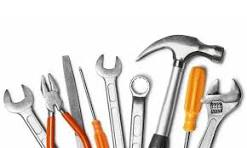
#> input picture testImages/Sem título.jpeg, 247 x 148 px; its folder holds only this picture in this run
$ python -i preProcessingImages.py   (imports and definitions only)   (older library calls are emulated)
#> lines starting #> are read from the running program, lines starting #| are printed output that depends on the picture
#> further down, picture is the input picture: shape (148, 247, 3); mean B, G, R 217.6, 221.8, 226.6
import cv2
import numpy as np
import os
from albumentations import (
    Compose, RandomBrightnessContrast, HorizontalFlip, VerticalFlip,
    Rotate, ShiftScaleRotate, Blur, ToFloat
)

"""
PIPELINE DE PRÉ-PROCESSAMENTO DE IMAGENS
Baseado nos conceitos de Visão Computacional e Processamento de Imagens.

Referências das Aulas:
- Aula 02: Processamento de Imagens e Visão Computacional
- Aula 03: Manipulação Matricial (RGB, escala de cinza)
- Aula 04: Transformações Geométricas, Histogramas, Equalização
- Aula 05: Suavização de Imagens (Blurring)
- Aula 06: Detecção de Bordas, Binarização
- Aula 07: Operações Morfológicas
- Aula 08: Segmentação de Imagens
"""

def preprocess_image(image, target_size=(640, 640), enhance_contrast=True,
                     denoise=True, normalize=True, blur_method='gaussian',
                     apply_morphology=False, detect_edges=False, edge_method='canny',
                     apply_segmentation=False, segmentation_method='threshold'):
    """
    Função UNIFICADA de pré-processamento de imagens para detecção de objetos.

    Aplica técnicas de processamento de imagens (fundamentais e avançadas):
    1. Aquisição (imagem de entrada)
    2. Pré-processamento (redimensionamento, equalização, suavização)
    3. Representação (normalização dos valores de pixels)
    4. Técnicas avançadas opcionais (morfologia, detecção de bordas, segmentação)

    Args:
        image (numpy.ndarray): Imagem BGR (OpenCV format)
        target_size (tuple): Tamanho alvo (largura, altura). Default: (640, 640)
        enhance_contrast (bool): Aplicar equalização de histograma (CLAHE). Default: True
        denoise (bool): Aplicar redução de ruído. Default: True
        normalize (bool): Normalizar valores de pixels [0-255]. Default: True
        blur_method (str): Método de suavização ('gaussian', 'median', 'bilateral', 'average'). Default: 'gaussian'
        apply_morphology (bool): Aplicar operações morfológicas. Default: False
        detect_edges (bool): Aplicar detecção de bordas. Default: False
        edge_method (str): Método de detecção ('canny', 'sobel', 'laplacian'). Default: 'canny'
        apply_segmentation (bool): Aplicar técnicas de segmentação. Default: False
        segmentation_method (str): Método de segmentação ('threshold', 'otsu', 'adaptive'). Default: 'threshold'

    Returns:
        numpy.ndarray: Imagem pré-processada

    Técnicas Fundamentais:
        - Redimensionamento (Aula 04 - Transformações Geométricas)
        - CLAHE - Equalização Adaptativa de Histograma
        - Suavização/Blurring (Aula 05 - Técnicas de Pré-Processamento)
        - Normalização (Aula 02 - Representação Digital)
        - Operações Morfológicas (Aula 07)
        - Detecção de Bordas (Aula 06)
        - Segmentação de Imagens (Aula 08)
    """
#> called with target_size = (640, 640), enhance_contrast = True, denoise = True, normalize = True, blur_method = 'gaussian', apply_morphology = False, detect_edges = False, edge_method = 'canny'

    # ETAPA 1: REDIMENSIONAMENTO (Aula 04 - Transformações Geométricas)


    # Facilita o processamento e padroniza entradas para o modelo
    image_resized = cv2.resize(image, target_size, interpolation=cv2.INTER_LINEAR)
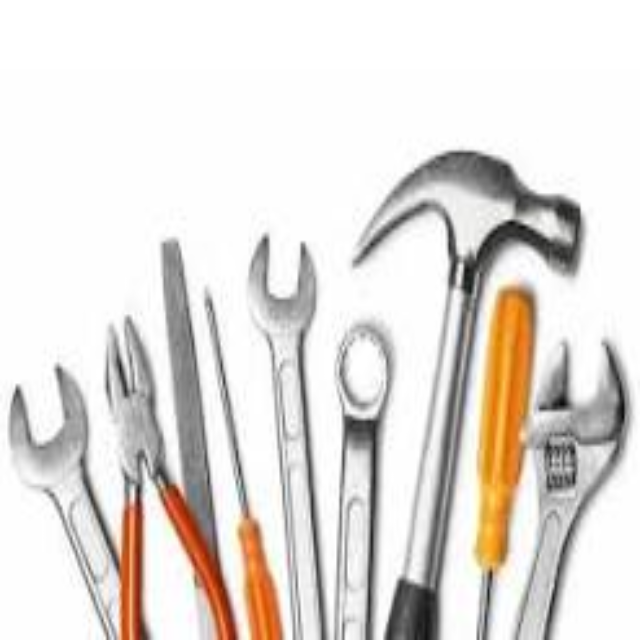
#> image_resized: shape (640, 640, 3); mean B, G, R 217.5, 221.7, 226.5

    # ===================================================================
    # ETAPA 2: EQUALIZAÇÃO DE HISTOGRAMA (Aula 04 - Histogramas)
    # ===================================================================
    if enhance_contrast:
        # CLAHE (Contrast Limited Adaptive Histogram Equalization)
        # Melhora o contraste local da imagem mantendo detalhes
        # Trabalha no espaço de cor LAB (Luminância, a, b)

        # Converter BGR para LAB
        lab = cv2.cvtColor(image_resized, cv2.COLOR_BGR2LAB)
#> lab: shape (640, 640, 3); mean of channels 0, 1, 2 225.3, 129.5, 130.9

        # Separar canais (Aula 03 - Manipulação Matricial)
        l, a, b = cv2.split(lab)
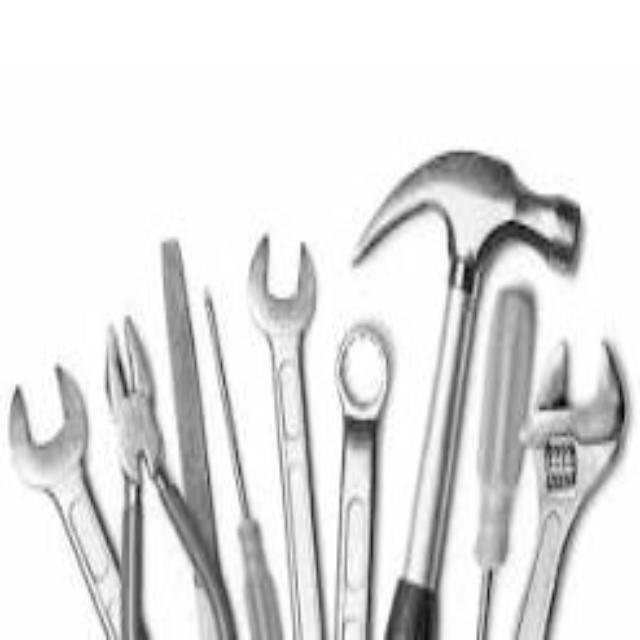
#> l: shape (640, 640); min 7, max 255, mean 225.3
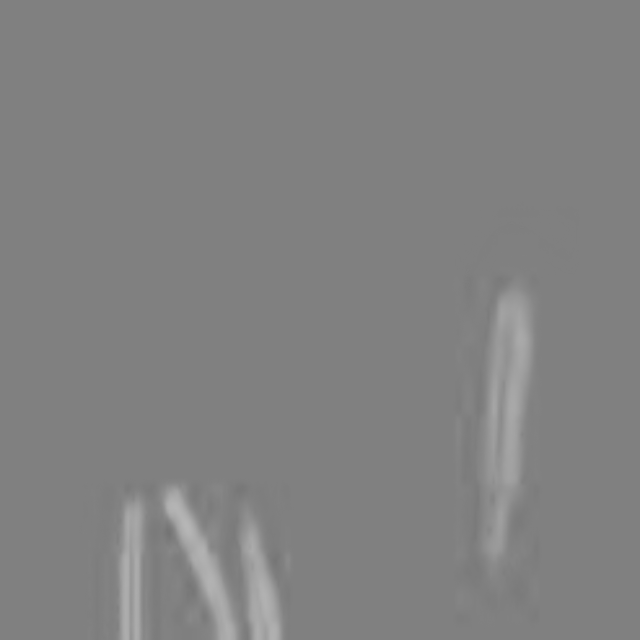
#> a: shape (640, 640); min 116, max 182, mean 129.5
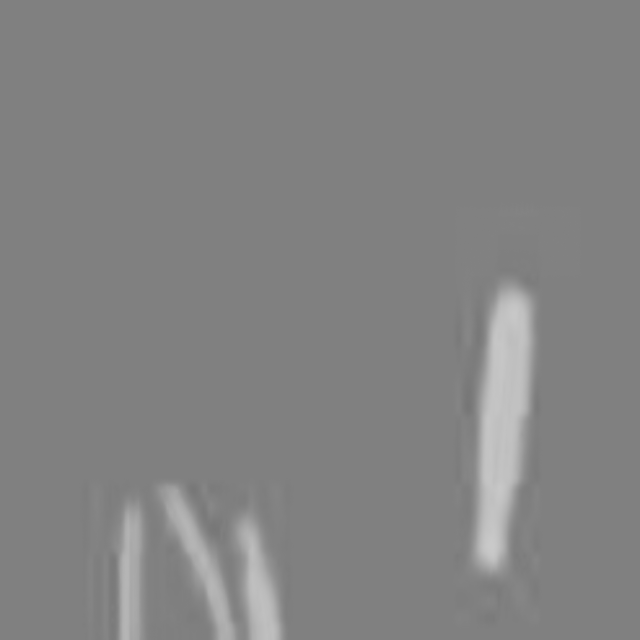
#> b: shape (640, 640); min 118, max 201, mean 130.9

        # Aplicar CLAHE no canal L (luminância)
        # clipLimit: limita o contraste para evitar amplificação de ruído
        # tileGridSize: tamanho da grade para equalização local
        clahe = cv2.createCLAHE(clipLimit=2.0, tileGridSize=(8, 8))
        l_eq = clahe.apply(l)
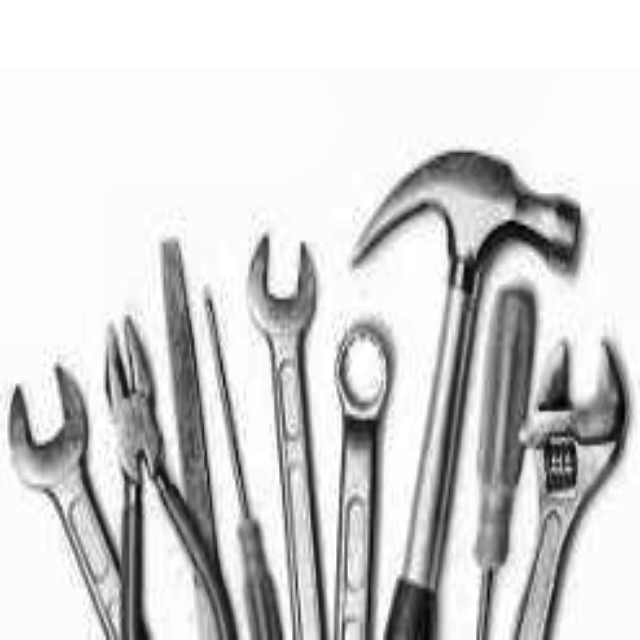
#> l_eq: shape (640, 640); min 2, max 255, mean 210.4

        # Juntar canais de volta (Aula 03 - cv2.merge)
        lab_eq = cv2.merge((l_eq, a, b))
#> lab_eq: shape (640, 640, 3); mean of channels 0, 1, 2 210.4, 129.5, 130.9

        # Converter de volta para BGR
        image_enhanced = cv2.cvtColor(lab_eq, cv2.COLOR_LAB2BGR)
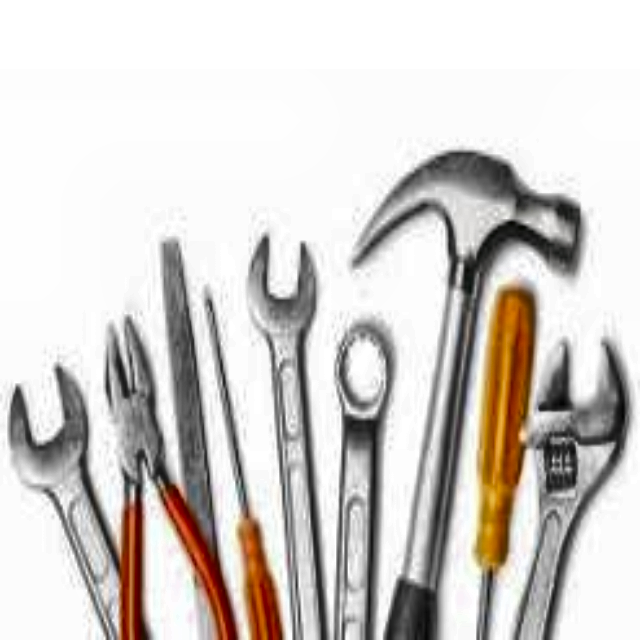
#> image_enhanced: shape (640, 640, 3); mean B, G, R 203.2, 206.7, 211
    else:
        image_enhanced = image_resized

    # ===================================================================
    # ETAPA 3: REDUÇÃO DE RUÍDO (Aula 05 - Suavização de Imagens)
    # ===================================================================
    if denoise:
        # Aplicar técnica de suavização (blurring) escolhida
        # Remove ruídos e artefatos indesejados da imagem

        if blur_method == 'gaussian':
            # Filtro Gaussiano (cv2.GaussianBlur)
            # Suavização com peso gaussiano, bom para ruído geral
            # Kernel 3x3, sigmaX=0 (calculado automaticamente)
            image_denoised = cv2.GaussianBlur(image_enhanced, (3, 3), 0)

        elif blur_method == 'median':
            # Filtro de Mediana (cv2.medianBlur)
            # Excelente para ruído "sal e pimenta"
            # Preserva melhor as bordas que a média
            image_denoised = cv2.medianBlur(image_enhanced, 3)

        elif blur_method == 'bilateral':
            # Filtro Bilateral (cv2.bilateralFilter)
            # Suaviza preservando bordas (edge-preserving)
            # Ideal quando bordas são importantes para detecção
            image_denoised = cv2.bilateralFilter(image_enhanced, 5, 75, 75)

        elif blur_method == 'average':
            # Filtro de Média (cv2.blur)
            # Suavização simples pela média dos pixels vizinhos
            image_denoised = cv2.blur(image_enhanced, (3, 3))

        else:
            # Método padrão: Gaussiano
            image_denoised = cv2.GaussianBlur(image_enhanced, (3, 3), 0)
    else:
        image_denoised = image_enhanced

    # ===================================================================
    # ETAPA 4: NORMALIZAÇÃO (Aula 02 - Representação Digital)
    # ===================================================================
    if normalize:
        # Normaliza os valores de pixels para o intervalo [0, 255]
        # Garante que a imagem esteja em escala padrão de intensidade
        # cv2.NORM_MINMAX: normaliza para min=0, max=255
        image_normalized = cv2.normalize(image_denoised, None, 0, 255, cv2.NORM_MINMAX)
    else:
        image_normalized = image_denoised

    # Garantir que o resultado é uint8 (0-255)
    image_final = image_normalized.astype(np.uint8)

    # ===================================================================
    # ETAPA 5: OPERAÇÕES MORFOLÓGICAS
    # ===================================================================
    if apply_morphology:
        # Criar elemento estruturante
        kernel = cv2.getStructuringElement(cv2.MORPH_RECT, (3, 3))

        # Abertura: remove pequenos objetos/ruídos
        # Erosão seguida de dilatação
        image_final = cv2.morphologyEx(image_final, cv2.MORPH_OPEN, kernel)

        # Fechamento: preenche pequenos buracos
        # Dilatação seguida de erosão
        image_final = cv2.morphologyEx(image_final, cv2.MORPH_CLOSE, kernel)

    # ===================================================================
    # ETAPA 6: DETECÇÃO DE BORDAS
    # ===================================================================
    if detect_edges:
        # Converter para escala de cinza para detecção de bordas
        gray = cv2.cvtColor(image_final, cv2.COLOR_BGR2GRAY)

        if edge_method == 'canny':
            # Detector de Bordas Canny
            # Mais robusto, detecta bordas finas e precisas
            edges = cv2.Canny(gray, 50, 150)

        elif edge_method == 'sobel':
            # Operador Sobel (gradiente)
            # Detecta mudanças de intensidade nas direções x e y
            sobelx = cv2.Sobel(gray, cv2.CV_64F, 1, 0, ksize=3)
            sobely = cv2.Sobel(gray, cv2.CV_64F, 0, 1, ksize=3)
            edges = cv2.magnitude(sobelx, sobely)
            edges = np.uint8(edges)

        elif edge_method == 'laplacian':
            # Operador Laplaciano
            # Detecta mudanças rápidas de intensidade
            edges = cv2.Laplacian(gray, cv2.CV_64F)
            edges = np.uint8(np.absolute(edges))

        # Converter bordas de volta para BGR (3 canais)
        edges_bgr = cv2.cvtColor(edges, cv2.COLOR_GRAY2BGR)

        # Combinar imagem original com bordas detectadas
        image_final = cv2.addWeighted(image_final, 0.7, edges_bgr, 0.3, 0)

    # ===================================================================
    # ETAPA 7: SEGMENTAÇÃO DE IMAGENS
    # ===================================================================
    if apply_segmentation:
        # Converter para escala de cinza para segmentação
        gray = cv2.cvtColor(image_final, cv2.COLOR_BGR2GRAY)

        if segmentation_method == 'threshold':
            # Binarização Simples (Aula 06 - Binarização)
            # Separa objetos do fundo usando um limiar fixo
            _, binary = cv2.threshold(gray, 127, 255, cv2.THRESH_BINARY)
            segmented = cv2.cvtColor(binary, cv2.COLOR_GRAY2BGR)

        elif segmentation_method == 'otsu':
            # Método de Otsu (Aula 08 - Segmentação Automática)
            # Calcula automaticamente o melhor limiar de binarização
            # Maximiza a variância entre classes (fundo e objetos)
            _, binary = cv2.threshold(gray, 0, 255, cv2.THRESH_BINARY + cv2.THRESH_OTSU)
            segmented = cv2.cvtColor(binary, cv2.COLOR_GRAY2BGR)

        elif segmentation_method == 'adaptive':
            # Binarização Adaptativa (Aula 08)
            # Calcula limiar para cada região da imagem
            # Útil para imagens com iluminação não-uniforme
            binary = cv2.adaptiveThreshold(
                gray, 255,
                cv2.ADAPTIVE_THRESH_GAUSSIAN_C,  # Média ponderada gaussiana
                cv2.THRESH_BINARY,
                11,  # Tamanho da vizinhança
                2    # Constante subtraída da média
            )
            segmented = cv2.cvtColor(binary, cv2.COLOR_GRAY2BGR)

        # Combinar imagem original com segmentação
        # Preserva informação da imagem original com realce da segmentação
        image_final = cv2.addWeighted(image_final, 0.6, segmented, 0.4, 0)

    return image_final


# Executa o processamento em lote apenas quando o script for executado diretamente
# [37 lines not run here, left out]

>>> import cv2
>>> picture = cv2.imread('../testImages/Sem título.jpeg')
>>> result = preprocess_image(picture)

$ run again, on testImages/test.jpeg
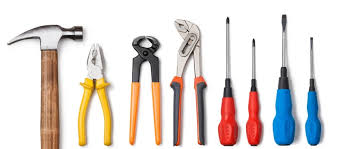
#> input picture testImages/test.jpeg, 339 x 149 px
#> picture is the input picture: shape (149, 339, 3); mean B, G, R 213.5, 217.1, 224
#> lab: shape (640, 640, 3); mean of channels 0, 1, 2 222.2, 131.4, 131.4
#> in preprocess_image, `l, a, b = cv2.split(lab)`:
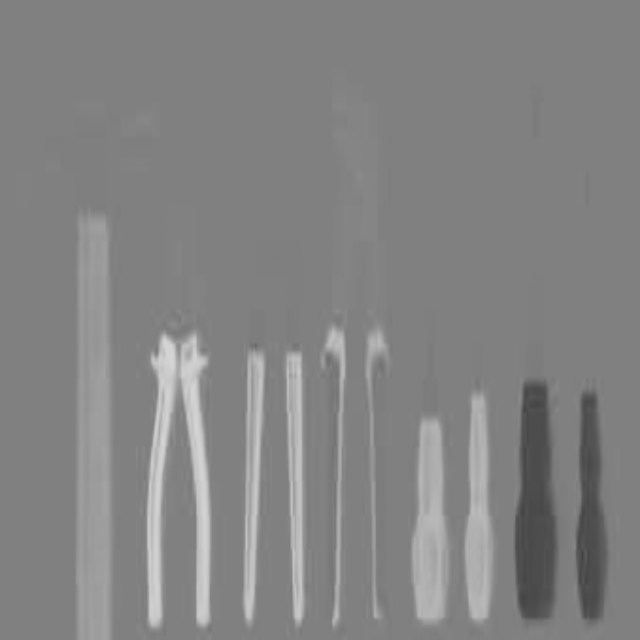
#> b: shape (640, 640); min 67, max 214, mean 131.4
#> lab_eq: shape (640, 640, 3); mean of channels 0, 1, 2 213.3, 131.4, 131.4
#> in preprocess_image, `image_enhanced = cv2.cvtColor(lab_eq, cv2.COLOR_LAB2BGR)`:
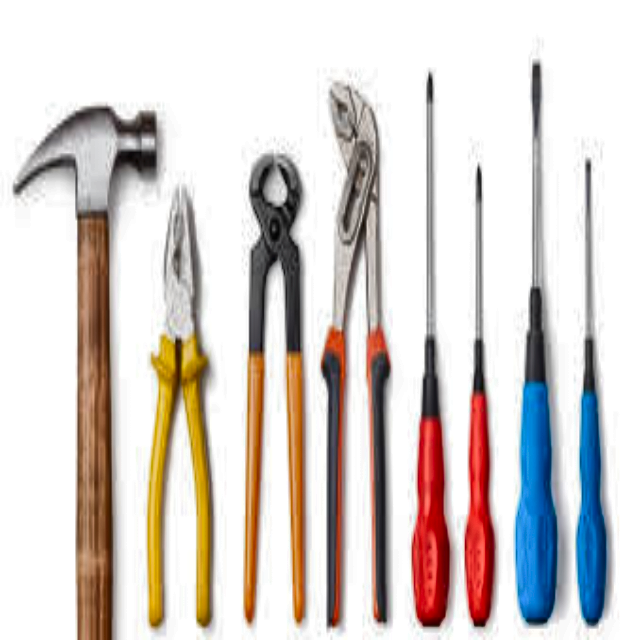
#> image_enhanced: shape (640, 640, 3); mean B, G, R 204.8, 208, 214.9
